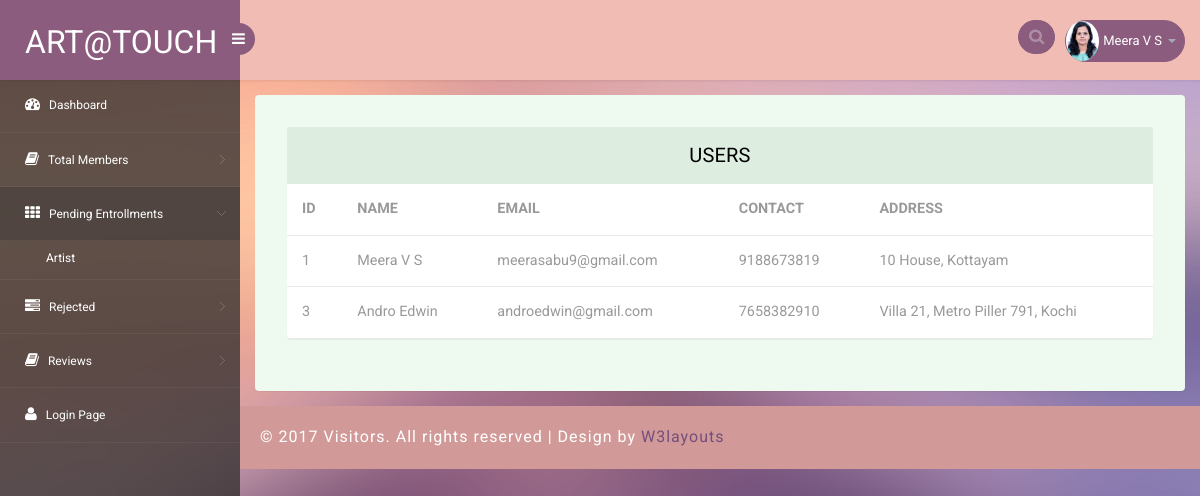
/user_vw, run on the app's committed database.
### artco/models.py (models this page shows, shortened)
class User_Register(models.Model):
    name = models.CharField(max_length=200, null=True)
    email = models.CharField(max_length=30,null=True)
    mobileNo = models.IntegerField(null=True)
    address = models.TextField(null=True)
    profilePic = models.FileField(null=True)
    pin = models.IntegerField(null=True)
    username = models.CharField(max_length=30,null=True)

### artco/views.py (the view)
# urls.py: path('user_vw',views.user_vw),
def user_vw(request):
    if request.method == 'GET':
        data= User_Register.objects.all()
        return render(request,'user_table.html',{'r':data})

### templates/user_table.html (shortened to what this page needs)
<!DOCTYPE html>
{% load static %}
<head>
<link rel="stylesheet" href="{% static 'admin_assets/css/bootstrap.min.css' %}" >
<link href="{% static 'admin_assets/css/style.css' %}" rel='stylesheet' type='text/css' />
<link href="{% static 'admin_assets/css/style-responsive.css' %}" rel="stylesheet"/>
<link rel="stylesheet" href="{% static 'admin_assets/css/font.css' %}" type="text/css"/>
<link href="{% static 'admin_assets/css/font-awesome.css' %}" rel="stylesheet">
</head>
<body>
<section id="container">
<header class="header fixed-top clearfix">
<div class="brand">
    <a href="index.html" class="logo">
        Art@Touch
    </a>
    <div class="sidebar-toggle-box">
        <div class="fa fa-bars"></div>
    </div>
</div>
<div class="top-nav clearfix">
    <ul class="nav pull-right top-menu">
        <li>
            <input type="text" class="form-control search" placeholder=" Search">
        </li>
        <li class="dropdown">
            <a data-toggle="dropdown" class="dropdown-toggle" href="#">
                <img alt="" src="{% static 'admin_assets/images/MEERA.jpg' %}">
                <span class="username">Meera V S</span>
                <b class="caret"></b>
            </a>
        </li>
    </ul>
</div>
</header>
<aside>
    <div id="sidebar" class="nav-collapse">
        <div class="leftside-navigation">
            <ul class="sidebar-menu" id="nav-accordion">
                <li>
                    <a href="admin">
                        <i class="fa fa-dashboard"></i>
                        <span>Dashboard</span>
                    </a>
                </li>
                <li class="sub-menu">
                    <a href="javascript:;">
                        <i class="fa fa-book"></i>
                        <span>Total Members</span>
                    </a>
                </li>
                <li class="sub-menu">
                    <a class="active" href="javascript:;">
                        <i class="fa fa-th"></i>
                        <span>Pending Entrollments</span>
                    </a>
                    <ul class="sub">
                        <li><a href="artist_vw">Artist</a></li>
                    </ul>
                </li>
                <li class="sub-menu">
                    <a href="javascript:;">
                        <i class="fa fa-tasks"></i>
                        <span>Rejected</span>
                    </a>
                </li>
                <li class="sub-menu">
                    <a href="javascript:;">
                        <i class="fa fa-book"></i>
                        <span>Reviews</span>
                    </a>
                </li>
                <li>
                    <a href="login.html">
                        <i class="fa fa-user"></i>
                        <span>Login Page</span>
                    </a>
                </li>
            </ul>            </div>
    </div>
</aside>
<section id="main-content">
	<section class="wrapper">
		<div class="table-agile-info">
 <div class="panel panel-default">
    <div class="panel-heading">
     USERS
    </div>
    <div>
      <table class="table" ui-jq="footable" ui-options='{
        "paging": {
          "enabled": true
        },
        "filtering": {
          "enabled": true
        },
        "sorting": {
          "enabled": true
        }}'>
        <thead>
          <tr>
            <th scope="col">ID</th>
                    <th scope="col">NAME</th>
                    <th scope="col">EMAIL</th>
                    <th scope="col">CONTACT</th>
                    <th scope="col">ADDRESS</th>
          </tr>
        </thead>
        <tbody>
          {% for i in r %}
                <tr>
                    <td>{{i.id}}</td>
                    <td>{{i.name}}</td>
                    <td>{{i.email}}</td>
                    <td>{{i.mobileNo}}</td>
                    <td>{{i.address}}</td>
                </tr>
                {%endfor%}
        </tbody>
      </table>
    </div>
  </div>
</div>
</section>
		  <div class="footer">
			<div class="wthree-copyright">
			  <p>© 2017 Visitors. All rights reserved | Design by <a href="http://w3layouts.com">W3layouts</a></p>
			</div>
		  </div>
</section>
</section>
</body>
</html>

### data on the page
User_Register: id "1", name "Meera V S", email "meerasabu9@gmail.com", mobileNo "9188673819", address "10 House, Kottayam"
User_Register: id "3", name "Andro Edwin", email "androedwin@gmail.com", mobileNo "7658382910", address "Villa 21, Metro Piller 791, Kochi"
